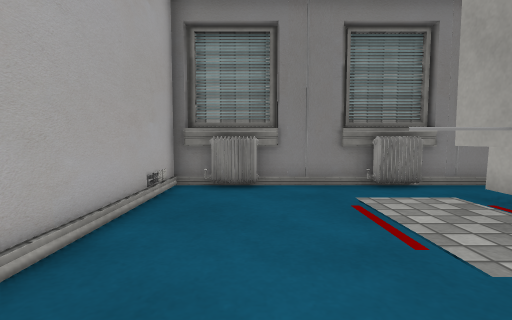
view 1 (above)

13 first-person views from a walk through a Unity game level. The camera is 0.64 m above the floor, tilts 4° down and sees 85° across. The floor is counted in squares, 0.5 m on a side. Each view is taken from the middle of a square. On the plan, view 1 faces up. The plan holds only what a view shows up to about 13 squares ahead; the rest is blank. The place goes on beyond the plan. The player is left out. Some surface patterns are stand-ins.

view 2
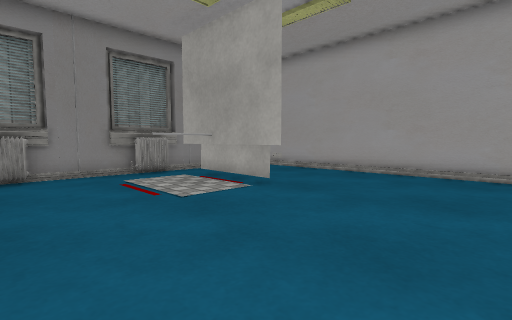

view 3
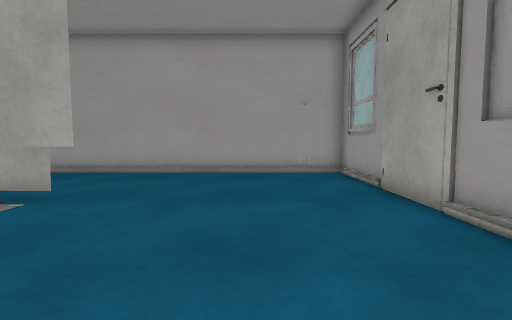

view 4
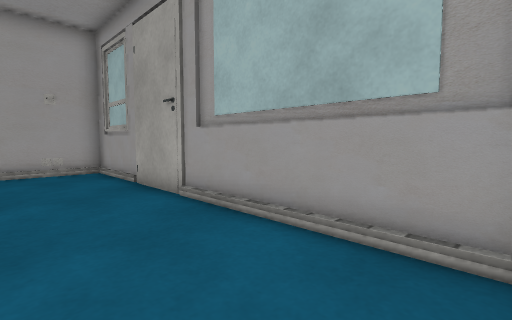

view 5
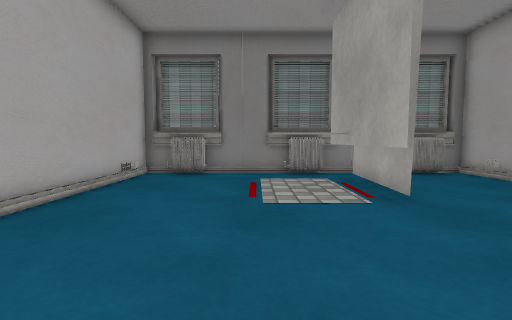

view 6
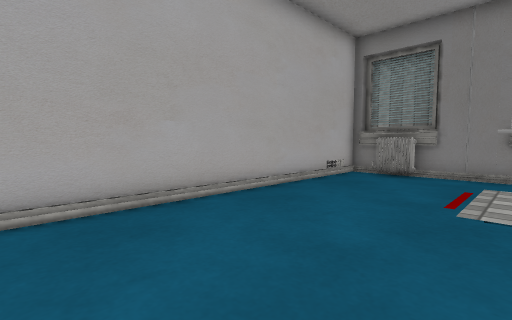

view 7
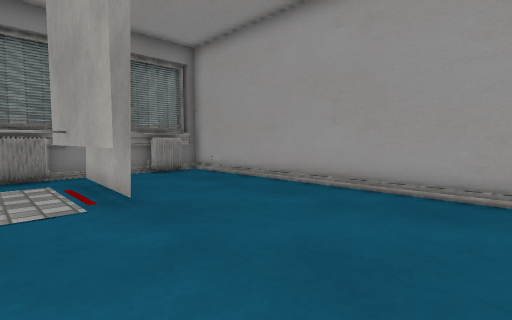

view 8
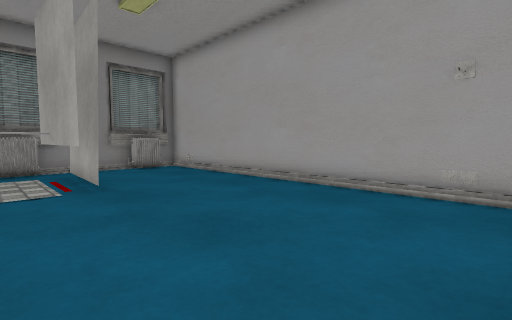

view 9
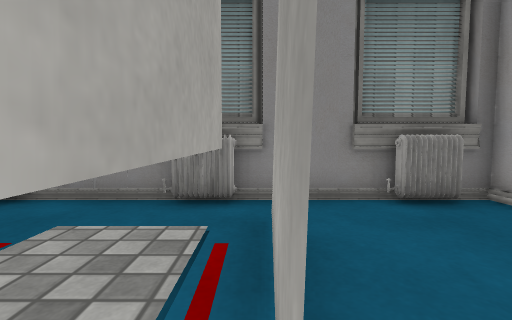

view 10
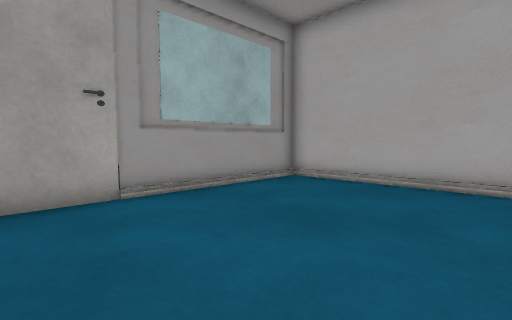

view 11
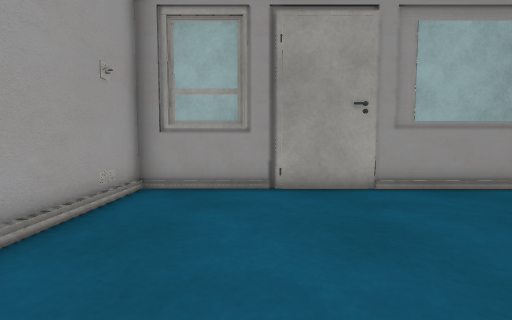

view 12
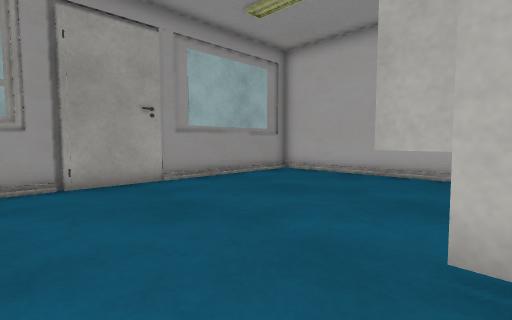

view 13
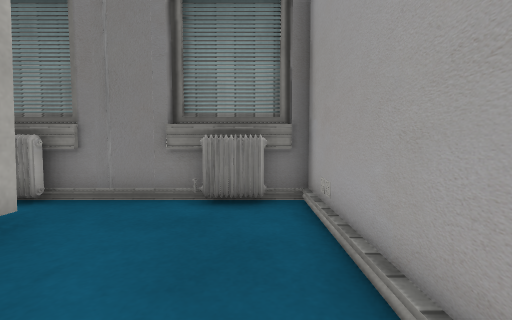

### Floor plan
Key: @ floor where view 1 was taken; # wall or solid block; . main floor; : floor 0.05 m higher than the main floor; R radiator; T thing the floor can be seen under or through; O other object.
Columns run from 3 left of view 1 to 10 right of it. Each row starts with its distance up from view 1.
  9  #############
  8  #R####R####R#
  7  O...........#
  6  #......T....#
  5 #.....::T....#
  4 #.....TTT....#
  3 #.....::T....#
  2 #......T.....#
  1 #............#
  0 #..@.........#
 -1 #............#
 -2 #............#
 -3 #............#
 -4 #............#
 -5 #......###...#
 -6 ##############

Where each view was taken, in squares from view 1:
view 1: 0 up, 0 right, facing up
view 2: 3 down, 1 left, facing up-right
view 3: 2 down, 1 left, facing right
view 4: 2 down, 2 left, facing down-right
view 5: 3 down, 2 right, facing up
view 6: 3 down, 3 right, facing up-left
view 7: 3 down, 3 right, facing up-right
view 8: 5 down, 3 right, facing up-right
view 9: 2 up, 5 right, facing up
view 10: 1 up, 6 right, facing down-left
view 11: 2 up, 7 right, facing down
view 12: 3 up, 8 right, facing down-left
view 13: 2 up, 9 right, facing up
